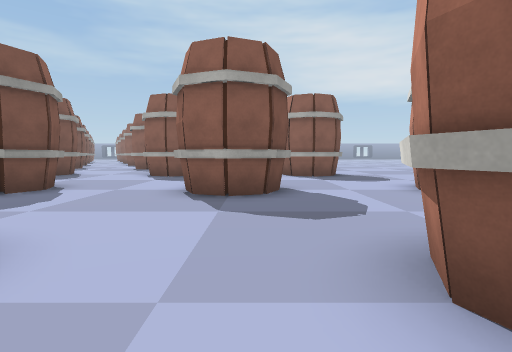
View 1 (above)

24 first-person views from a walk through a scene from a Unity 3-D project. The camera is 1.5 m above the floor, tilts 4° down and sees 80° across. The floor is counted in squares, 2 m on a side. Each view is taken from the middle of a square. On the plan, view 1 faces up. The plan holds only what a view shows up to about 10 squares ahead; the rest is blank. The place goes on beyond the plan. Some animated figures are left out. Some surface patterns are stand-ins.

View 2
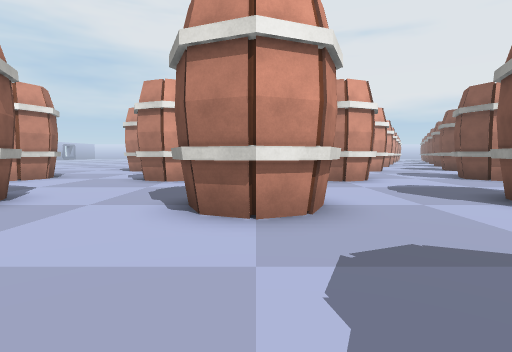

View 3
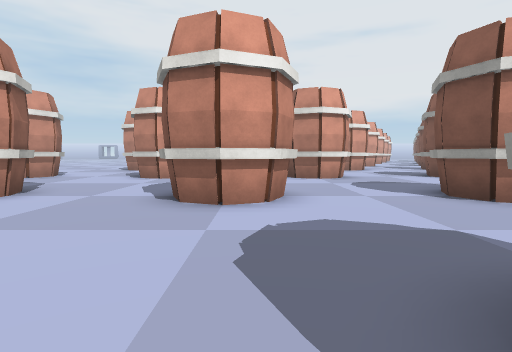

View 4
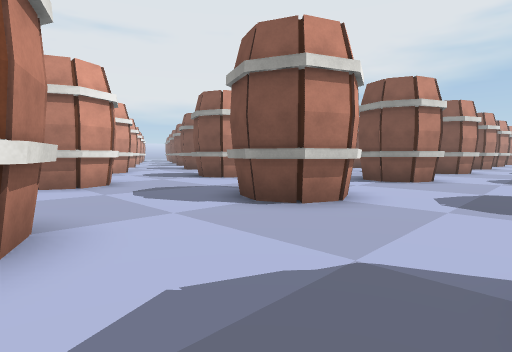

View 5
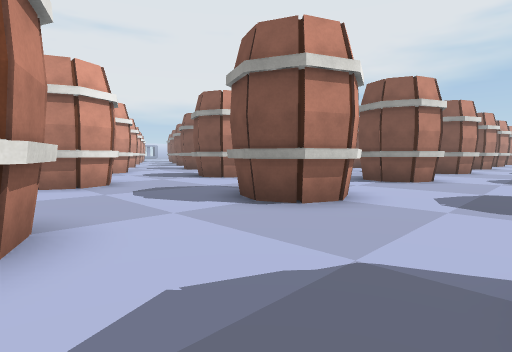

View 6
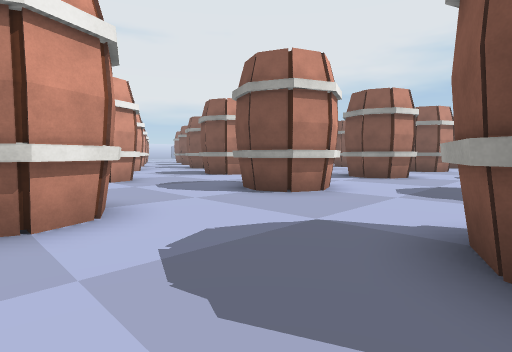

View 7
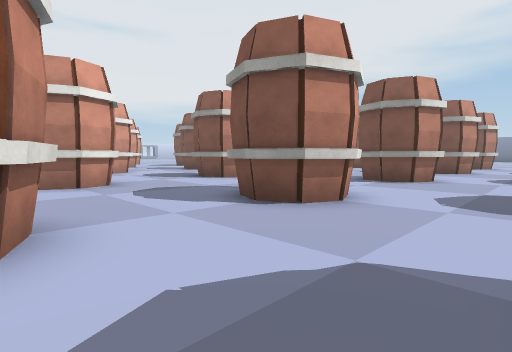

View 8
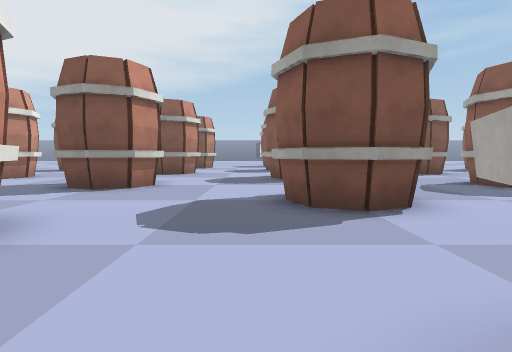

View 9
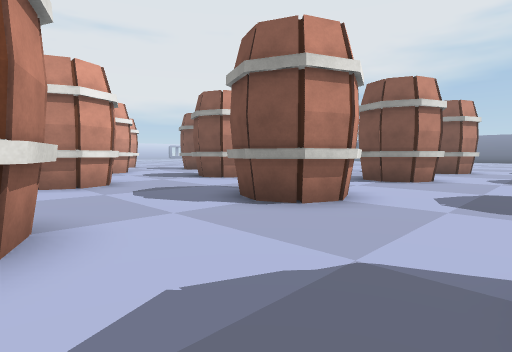

View 10
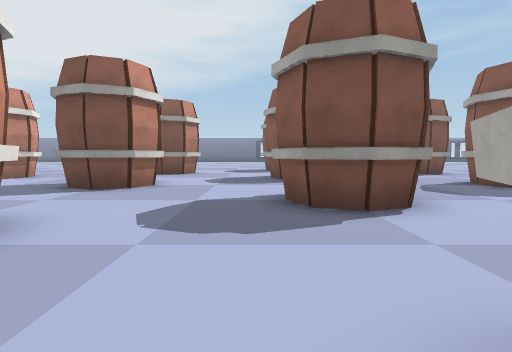

View 11
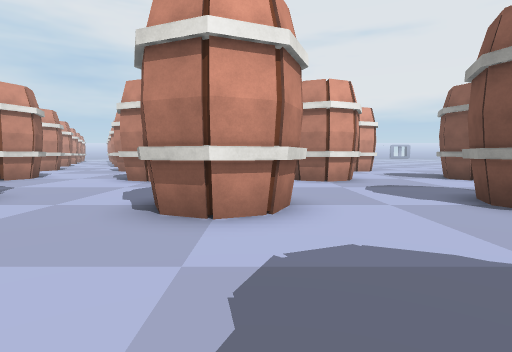

View 12
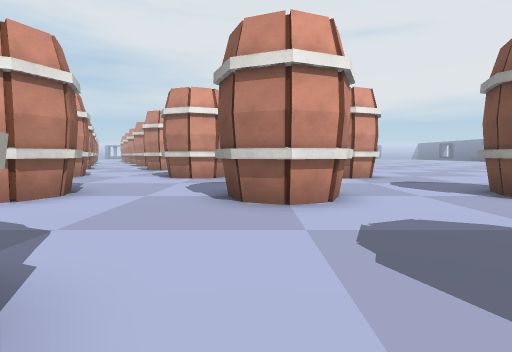

View 13
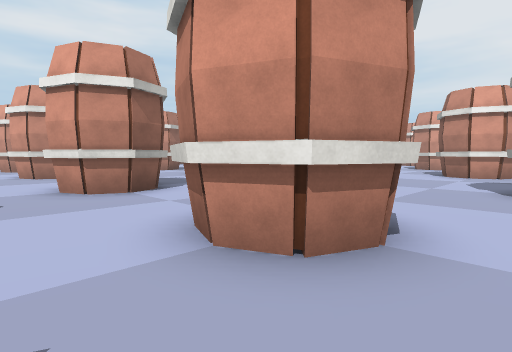

View 14
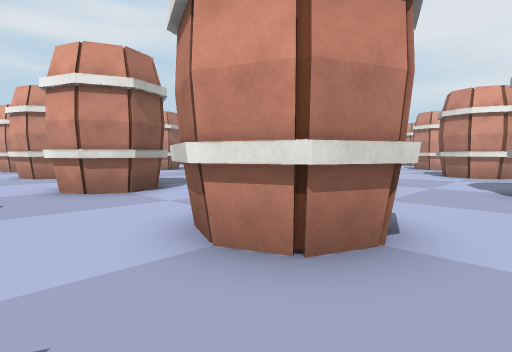

View 15
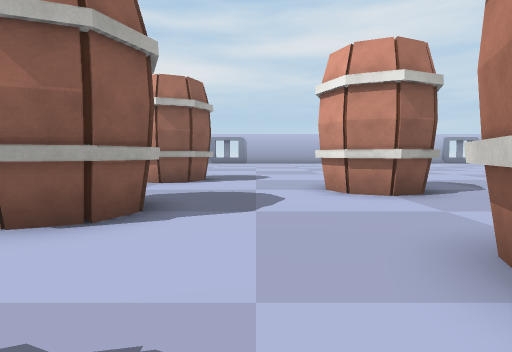

View 16
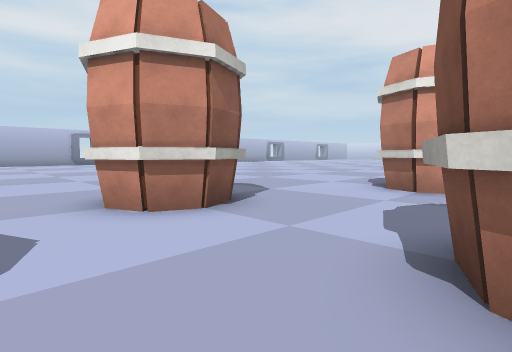

View 17
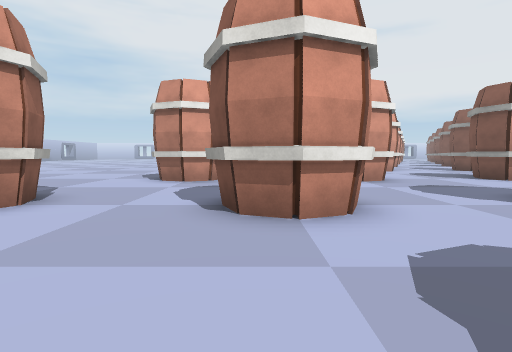

View 18
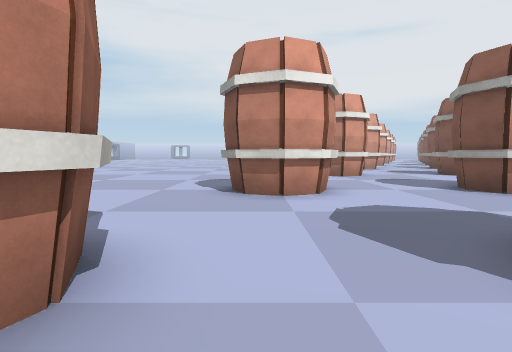

View 19
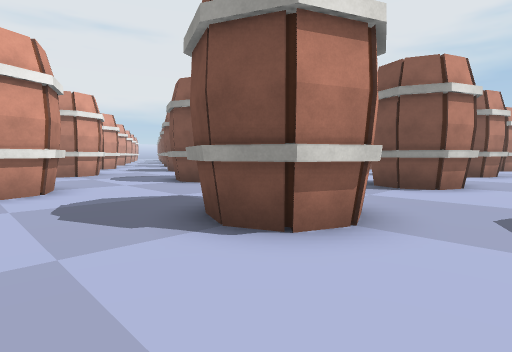

View 20
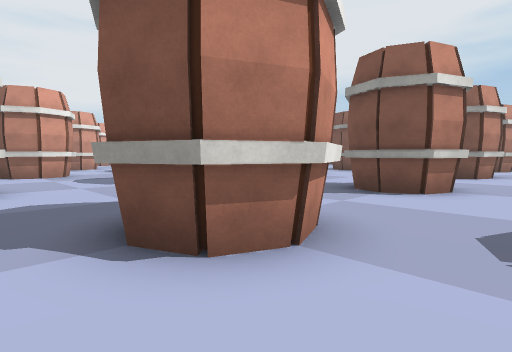

View 21
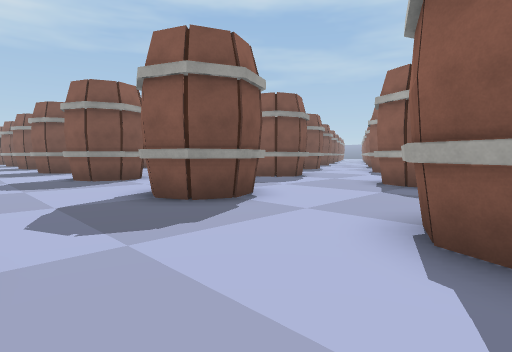

View 22
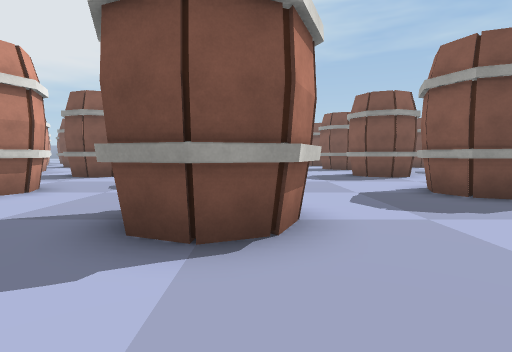

View 23
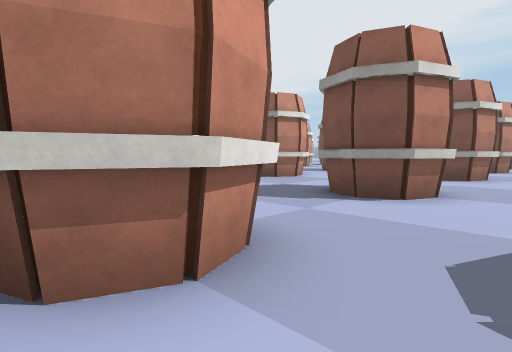

View 24
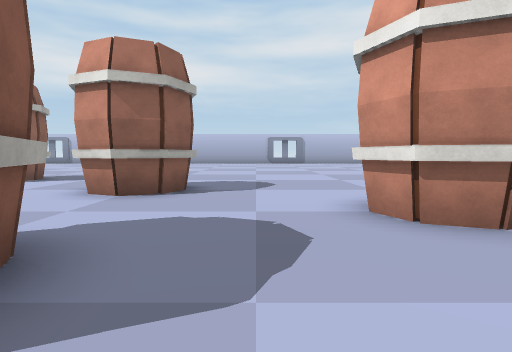

### Floor plan
Key: @ floor where view 1 was taken; # wall or solid block; . floor; O other object.
Columns run from 38 left of view 1 to 8 right of it. Each row starts with its distance up from view 1.
 10                                 ....   .....
  9                                 .....  .....
  8                                  ....  ....
  7   OO   OO                  OO ..OO...OO...OO
  6  .OO ..OO                  OO...OO...OO...OO
  5  .........                  ..............
  4   ..........      ......     ...............
  3    .............  ..........................
  2    .O##..O##..O#  .O##..O##..O##..O##..O##..O
  1 #O..##O..##O..##O .##O..##O..##O..##O..##O..##O
  0 ......................................@........
 -1 ...............................................
 -2 ...............................................
 -3 ..OO...OO...OO...OO...OO...OO...OO...OO...OO...
 -4 ..OO...OO...OO...OO...OO...OO...OO...OO...OO...
 -5 ...............................................
 -6 ...............................................
 -7 ...............................................
 -8 #O..O##..O##..O## .O##..O##..O##..O##..O##.....

Positions as (right, up) in squares from view 1, and headings:
1: (0, 0), facing up
2: (-3, 6), facing down
3: (-6, 2), facing down
4: (-6, 0), facing down-left
5: (-11, 0), facing down-left
6: (-15, 1), facing down-left
7: (-21, 0), facing down-left
8: (-23, 0), facing left
9: (-26, 0), facing down-left
10: (-28, 0), facing left
11: (-31, 1), facing down
12: (-35, 2), facing down
13: (-35, 4), facing down-right
14: (-20, 4), facing down-right
15: (-2, -1), facing right
16: (0, -1), facing down-right
17: (0, 1), facing down
18: (5, 3), facing down
19: (5, 4), facing down-left
20: (-1, 4), facing down-left
21: (-3, -2), facing up-left
22: (-2, -3), facing left
23: (-2, -6), facing down-left
24: (-2, -6), facing right
